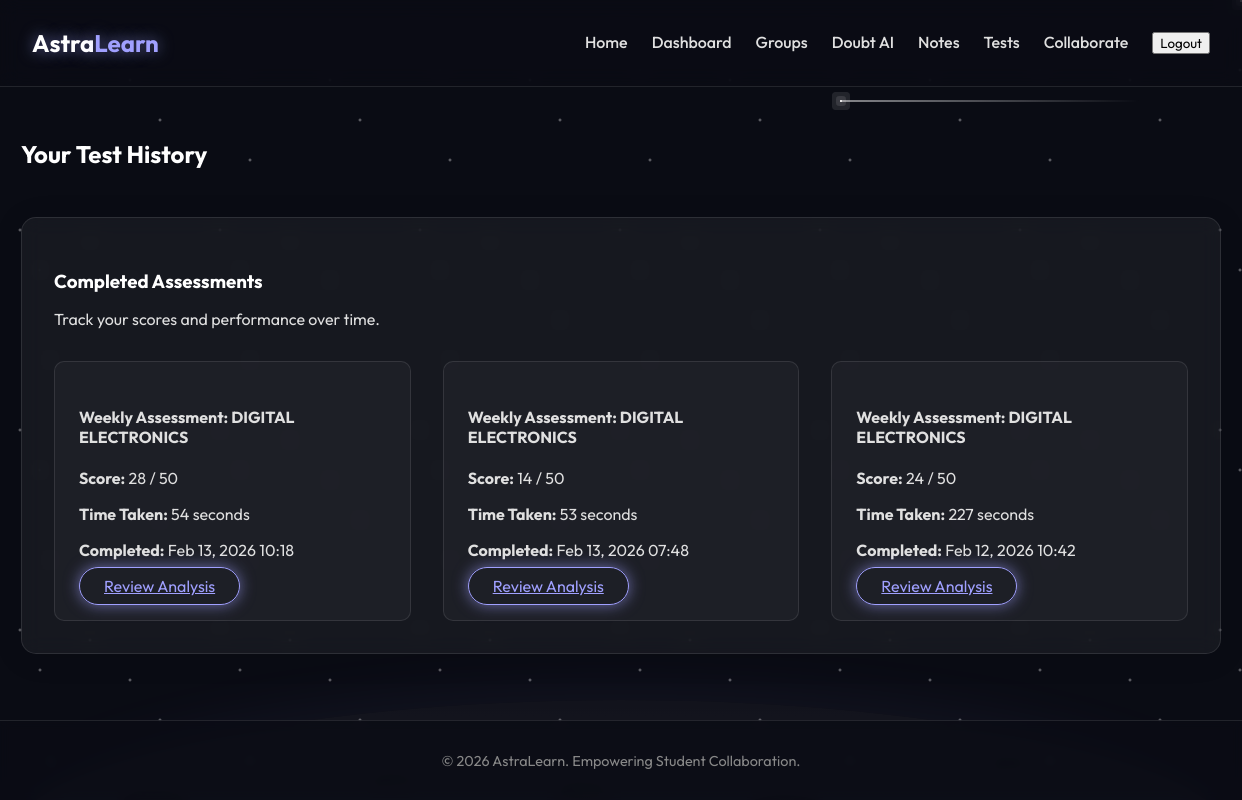
The page /exams/history/ (signed in) on the database its author committed.
### exams/models.py (models this page shows, shortened)
class ExamResult(models.Model):
    user = models.ForeignKey(settings.AUTH_USER_MODEL, on_delete=models.CASCADE)
    exam = models.ForeignKey(Exam, on_delete=models.CASCADE)
    score = models.IntegerField()
    total_marks = models.IntegerField(default=50)
    time_taken = models.IntegerField(default=0, help_text="Time taken in seconds")
    breakdown = models.JSONField(null=True, blank=True, help_text="Per question time and correctness")
    completed_at = models.DateTimeField(auto_now_add=True)

class Exam(models.Model):
    title = models.CharField(max_length=255)
    group = models.ForeignKey(StudyGroup, on_delete=models.CASCADE, related_name='exams')
    topic = models.CharField(max_length=255)
    weekly_notes = models.TextField(null=True, blank=True, help_text="AI generated notes for the week")
    created_at = models.DateTimeField(auto_now_add=True)
    is_active = models.BooleanField(default=True)

### exams/views.py (the view)
# urls.py: path('history/', views.test_history, name='test_history'),
@login_required
def test_history(request):
    results = ExamResult.objects.filter(user=request.user).order_by('-completed_at').select_related('exam')
    return render(request, 'exams/test_history.html', {'results': results})

### templates/exams/test_history.html
{% extends 'base.html' %}
{% block content %}
<div style="display: flex; justify-content: space-between; align-items: center; margin-bottom: 2rem;">
    <h2>Your Test History</h2>
</div>
<div class="glass-panel">
    <h3>Completed Assessments</h3>
    <p>Track your scores and performance over time.</p>
    <div class="card-grid" style="margin-top: 2rem;">
        {% for result in results %}
        <div class="card">
            <h4>{{ result.exam.title }}</h4>
            <p><strong>Score:</strong> {{ result.score }} / {{ result.total_marks }}</p>
            <p><strong>Time Taken:</strong> {{ result.time_taken }} seconds</p>
            <p><strong>Completed:</strong> {{ result.completed_at|date:"M d, Y H:i" }}</p>
            <div style="margin-top: 1rem;">
                <a href="{% url 'exam_result' result.exam.id %}" class="btn-glow">Review Analysis</a>
            </div>
        </div>
        {% empty %}
        <p>You haven't completed any tests yet. Head over to <a href="{% url 'exam_list' %}">Weekly Tests</a> to get
            started!</p>
        {% endfor %}
    </div>
</div>
{% endblock %}

### templates/base.html (shortened to what this page needs)
{% load static %}
<!DOCTYPE html>
<html lang="en">
<head>
    <link rel="stylesheet" href="{% static 'css/style.css' %}">
</head>
<body>
    <div class="stars"></div>
    <div class="shooting-stars">
        <div class="shooting-star"></div>
    </div>
    <div class="moon-landscape">
        <div class="crater c1"></div>
        <div class="crater c2"></div>
        <div class="crater c3"></div>
        <div class="crater c4"></div>
        <div class="crater c5"></div>
    </div>
    <nav class="navbar">
        <div class="logo">
            <a href="{% url 'home' %}">Astra<span class="highlight">Learn</span></a>
        </div>
        <ul class="nav-links">
            <li><a href="{% url 'home' %}">Home</a></li>
            {% if user.is_authenticated %}
            <li><a href="{% url 'dashboard' %}">Dashboard</a></li>
            <li><a href="{% url 'group_list' %}">Groups</a></li>
            <li><a href="{% url 'doubt_ai_chat' %}">Doubt AI</a></li>
            <li><a href="{% url 'note_list' %}">Notes</a></li>
            <li><a href="{% url 'exam_list' %}">Tests</a></li>
            <li><a href="{% url 'collaborate_home' %}">Collaborate</a></li>
            <li>
                <form action="{% url 'logout' %}" method="post" style="display:inline;">
                    <button type="submit" class="nav-btn">Logout</button>
                </form>
            </li>
            {% else %}
            <li><a href="{% url 'login' %}">Login</a></li>
            <li><a href="{% url 'signup' %}" class="btn-glow">Sign Up</a></li>
            {% endif %}
        </ul>
    </nav>
    <main class="container">
        {% block content %}{% endblock %}
    </main>
    <footer>
        <p>&copy; 2026 AstraLearn. Empowering Student Collaboration.</p>
    </footer>
</body>
</html>

### static/css/style.css (style rules this page uses)
:root { --primary-color: #A0A0FF; --secondary-color: #50C8FF; --accent-glow: 0 0 15px rgba(160, 160, 255, 0.6); --bg-dark: #0B0C15; --glass-bg: rgba(255, 255, 255, 0.05); --glass-border: 1px solid rgba(255, 255, 255, 0.1); --text-color: #E0E0E0; --font-family: 'Outfit', sans-serif; }
body { background-color: var(--bg-dark); color: var(--text-color); font-family: var(--font-family); margin: 0; padding: 0; overflow-x: hidden; min-height: 100vh; display: flex; flex-direction: column; }
.stars { position: fixed; top: 0; left: 0; right: 0; bottom: 0; width: 100%; height: 100%; display: block; background: #0B0C15; background-image: radial-gradient(2px 2px at 20px 30px, #ffffff, rgba(0, 0, 0, 0)), radial-gradient(2px 2px at 40px 70px, #ffffff, rgba(0, 0, 0, 0)), radial-gradient(2px 2px at 50px 160px, #ffffff, rgba(0, 0, 0, 0)), radial-gradient(2px 2px at 90px 40px, #ffffff, rgba(0, 0, 0, 0)), radial-gradient(2px 2px at 130px 80px, #ffffff, rgba(0, 0, 0, 0)), radial-gradient(2px 2px at 160px 120px, #ffffff, rgba(0, 0, 0, 0)); background-repeat: repeat; background-size: 200px 200px; z-index: -2; opacity: 0.5; }
.navbar { display: flex; justify-content: space-between; align-items: center; padding: 1rem 2rem; background: rgba(11, 12, 21, 0.8); backdrop-filter: blur(10px); border-bottom: var(--glass-border); position: sticky; top: 0; z-index: 1000; }
.logo a { font-size: 1.5rem; font-weight: 700; text-decoration: none; color: white; text-shadow: var(--accent-glow); }
.highlight { color: var(--primary-color); }
.nav-links { list-style: none; display: flex; gap: 1.5rem; }
.nav-links a { text-decoration: none; color: var(--text-color); font-weight: 500; transition: color 0.3s ease; }
.btn-glow { padding: 0.5rem 1.5rem; border: 1px solid var(--primary-color); border-radius: 20px; background: transparent; color: var(--primary-color); box-shadow: var(--accent-glow); transition: all 0.3s ease; }
.container { flex: 1; max-width: 1200px; margin: 2rem auto; padding: 0 1rem; width: 100%; }
.glass-panel { background: var(--glass-bg); backdrop-filter: blur(10px); border: var(--glass-border); border-radius: 15px; padding: 2rem; box-shadow: 0 4px 30px rgba(0, 0, 0, 0.1); margin-bottom: 2rem; }
h1, h2, h3 { color: white; margin-bottom: 1rem; }
.card-grid { display: grid; grid-template-columns: repeat(auto-fit, minmax(300px, 1fr)); gap: 2rem; }
.card { background: rgba(255, 255, 255, 0.03); border: var(--glass-border); padding: 1.5rem; border-radius: 10px; transition: transform 0.3s ease, box-shadow 0.3s ease; }
footer { text-align: center; padding: 1rem; background: rgba(11, 12, 21, 0.8); backdrop-filter: blur(5px); border-top: var(--glass-border); margin-top: auto; font-size: 0.9rem; color: #888; }
button { cursor: pointer; font-family: var(--font-family); }
.shooting-stars { position: fixed; top: 0; left: 0; width: 100%; height: 100%; z-index: -2; overflow: hidden; pointer-events: none; }
.moon-landscape { position: fixed; bottom: -50px; left: 0; width: 100%; height: 150px; z-index: -3; pointer-events: none; background: linear-gradient(to top, #2d2d3a, #1a1a24); border-radius: 50% 50% 0 0 / 100% 100% 0 0; box-shadow: 0 -10px 50px rgba(160, 160, 255, 0.1); }
.crater { position: absolute; background: rgba(0, 0, 0, 0.2); border-radius: 50%; box-shadow: inset 2px 2px 5px rgba(0, 0, 0, 0.5), inset -1px -1px 2px rgba(255, 255, 255, 0.05); }
.c1 { width: 60px; height: 20px; bottom: 40px; left: 10%; }
.c2 { width: 40px; height: 15px; bottom: 60px; left: 30%; }
.c3 { width: 80px; height: 25px; bottom: 30px; left: 60%; }
.c4 { width: 30px; height: 10px; bottom: 80px; left: 80%; }
.c5 { width: 50px; height: 18px; bottom: 50px; left: 45%; }
.moon-landscape { animation: land-float 10s ease-in-out infinite; }
.shooting-star { position: absolute; top: 50%; left: 50%; width: 2px; height: 2px; background: #fff; border-radius: 50%; box-shadow: 0 0 0 4px rgba(255, 255, 255, 0.1), 0 0 0 8px rgba(255, 255, 255, 0.1), 0 0 20px rgba(255, 255, 255, 1); animation: shooting-animate 3s linear infinite; }
.shooting-star::before { content: ''; position: absolute; top: 50%; transform: translateY(-50%); width: 300px; height: 1px; background: linear-gradient(90deg, #fff, transparent); }
.shooting-star:nth-child(2) { top: 100px; right: 400px; left: initial; animation-delay: 45s; animation-duration: 6s; }

### rows shown on the page
ExamResult: exam "Weekly Assessment: DIGITAL ELECTRONICS", score "28", total_marks "50", time_taken "54", completed_at "Feb 13, 2026 10:18"
ExamResult: exam "Weekly Assessment: DIGITAL ELECTRONICS", score "14", total_marks "50", time_taken "53", completed_at "Feb 13, 2026 07:48"
ExamResult: exam "Weekly Assessment: DIGITAL ELECTRONICS", score "24", total_marks "50", time_taken "227", completed_at "Feb 12, 2026 10:42"
